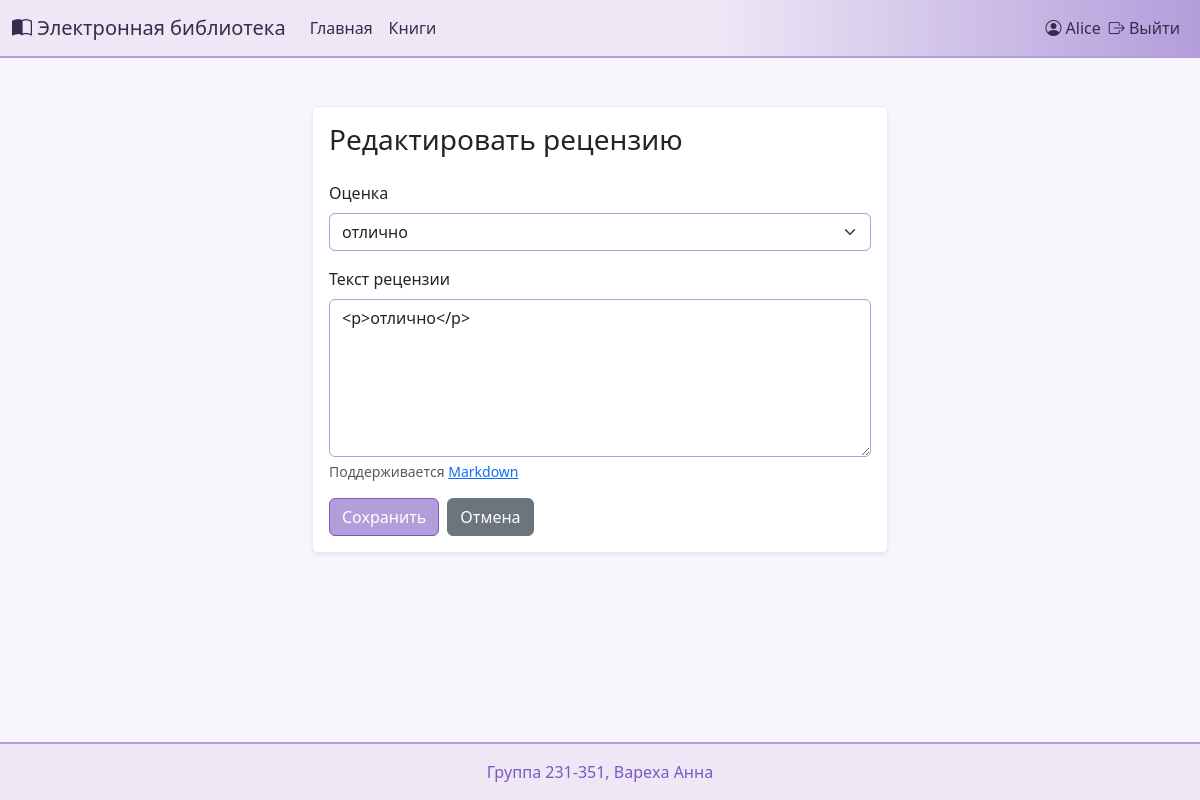
/review/2/edit (signed in), run on the app's committed database.
### app/models.py (models this page shows, shortened)
class User(db.Model, UserMixin):
    __tablename__ = 'user'
    id = db.Column(db.Integer, primary_key=True)
    username = db.Column(db.String(64), nullable=False, unique=True)
    password_hash = db.Column(db.String(128), nullable=False)
    last_name = db.Column(db.String(64), nullable=False)
    first_name = db.Column(db.String(64), nullable=False)
    middle_name = db.Column(db.String(64))
    role_id = db.Column(db.Integer, db.ForeignKey('role.id'), nullable=False)
    reviews = db.relationship('Review', backref='user', lazy=True, cascade="all, delete-orphan")
    def is_admin(self):
        return self.role and self.role.name == 'Администратор'
    def is_moderator(self):
        return self.role and self.role.name == 'Модератор'

class Review(db.Model):
    __tablename__ = 'review'
    id = db.Column(db.Integer, primary_key=True)
    book_id = db.Column(db.Integer, db.ForeignKey('book.id', ondelete='CASCADE'), nullable=False)
    user_id = db.Column(db.Integer, db.ForeignKey('user.id', ondelete='CASCADE'), nullable=False)
    rating = db.Column(db.Integer, nullable=False)
    text = db.Column(db.Text, nullable=False)
    created_at = db.Column(db.DateTime, default=datetime.utcnow, nullable=False)

### app/routes/reviews.py (the view)
@reviews.route('/review/<int:review_id>/edit', methods=['GET', 'POST'])
@login_required
def edit_review(review_id):
    review = Review.query.get_or_404(review_id)
    if not (
        current_user.is_authenticated and (
            current_user.id == review.user_id
            or current_user.is_admin()
            or current_user.is_moderator()
        )
    ):
        abort(403)
    form = ReviewForm(obj=review)
    if form.validate_on_submit():
        review.rating = form.rating.data
        review.text = form.text.data
        db.session.commit()
        flash('Рецензия обновлена', 'success')
        return redirect(url_for('books.view_book', book_id=review.book_id))
    return render_template('edit_review.html', form=form, review=review)

### app/routes/forms.py
class ReviewForm(FlaskForm):
    rating = SelectField(
        'Оценка',
        choices=[
            (5, 'отлично'),
            (4, 'хорошо'),
            (3, 'удовлетворительно'),
            (2, 'неудовлетворительно'),
            (1, 'плохо'),
            (0, 'ужасно')
        ],
        coerce=int,
        default=5,
        validators=[DataRequired()]
    )
    text = TextAreaField('Текст рецензии', validators=[DataRequired()])
    submit = SubmitField('Сохранить')

### app/__init__.py (called while the page is built)
def create_app():
    app = Flask(__name__)
    app.config.from_object('config.Config')
    db.init_app(app)
    login_manager.init_app(app)
    migrate.init_app(app, db)
    csrf.init_app(app)
    app.jinja_env.filters['markdown'] = markdown_filter
    from app.routes.app import main_bp
    from app.routes.books import books_bp
    from app.routes.auth import auth_bp
    from app.routes.reviews import reviews
    from app.routes.collections import collections_bp
    from app.routes.admin import admin_bp
    app.register_blueprint(main_bp)
    app.register_blueprint(books_bp)
    app.register_blueprint(auth_bp)
    app.register_blueprint(reviews)
    app.register_blueprint(collections_bp)
    app.register_blueprint(admin_bp)
    from app.models import User
    @login_manager.user_loader
    def load_user(user_id):
        return User.query.get(int(user_id))
    return app

### app/templates/edit_review.html (shortened to what this page needs)
{% extends "base.html" %}
{% block content %}
<div class="container my-4" style="max-width: 600px;">
    <div class="card shadow-sm">
        <div class="card-body">
            <h3 class="card-title mb-4">Редактировать рецензию</h3>
            <form method="post">
                <div class="mb-3">
                    {{ form.rating.label(class="form-label") }}
                    {{ form.rating(class="form-select") }}
                </div>
                <div class="mb-3">
                    {{ form.text.label(class="form-label") }}
                    {{ form.text(class="form-control", rows=6) }}
                    <div class="form-text">
                        Поддерживается <a href="https://ru.wikipedia.org/wiki/Markdown" target="_blank">Markdown</a>
                    </div>
                </div>
                <div class="d-flex gap-2">
                    <button type="submit" class="btn btn-success">{{ form.submit.label.text }}</button>
                    <a href="{{ url_for('books.view_book', book_id=review.book_id) }}" class="btn btn-secondary">Отмена</a>
                </div>
            </form>
        </div>
    </div>
</div>
{% endblock %}

### app/templates/base.html (shortened to what this page needs)
<!doctype html>
<html lang="ru">
<head>
    <link href="https://cdn.jsdelivr.net/npm/bootstrap@5.3.0/dist/css/bootstrap.min.css" rel="stylesheet">
    <link href="https://cdn.jsdelivr.net/npm/bootstrap-icons@1.10.5/font/bootstrap-icons.css" rel="stylesheet">
</head>
<body>
<div class="content-wrapper">
    <nav class="navbar navbar-expand-lg">
        <div class="container-fluid">
            <a class="navbar-brand" href="{{ url_for('main.index') }}">
                <i class="bi bi-book-half"></i> Электронная библиотека
            </a>
            <div class="collapse navbar-collapse" id="navbarNav">
                <ul class="navbar-nav me-auto mb-2 mb-lg-0">
                    <li class="nav-item">
                        <a class="nav-link" href="{{ url_for('main.index') }}">Главная</a>
                    </li>
                    <li class="nav-item">
                        <a class="nav-link" href="{{ url_for('main.index') }}">Книги</a>
                    </li>
                </ul>
                <ul class="navbar-nav ms-auto mb-2 mb-lg-0 align-items-center">
                    {% if current_user.is_authenticated %}
                        <li class="nav-item">
                            <span class="navbar-text">
                                <i class="bi bi-person-circle"></i>
                                {{ current_user.username }}
                            </span>
                        </li>
                        <li class="nav-item">
                            <a class="nav-link" href="{{ url_for('auth.logout') }}"><i class="bi bi-box-arrow-right"></i> Выйти</a>
                        </li>
                    {% endif %}
                </ul>
            </div>
        </div>
    </nav>
    <div class="container mt-4 flex-grow-1">
        {% block content %}{% endblock %}
    </div>
</div>
<footer class="text-center">
    Группа 231-351, Вареха Анна
</footer>
</body>
</html>

### app/templates/base.html (style rules this page uses)
html, body { height: 100%; margin: 0; padding: 0; }
body { background: #f8f6fc; color: #3c2a4d; min-height: 100vh; display: flex; flex-direction: column; }
.content-wrapper { flex: 1 0 auto; display: flex; flex-direction: column; }
.navbar { background: linear-gradient(90deg, #ede7f6 60%, #b39ddb 100%); border-bottom: 2px solid #b39ddb; }
.navbar-brand, .navbar-nav .nav-link, .navbar-text { color: #3c2a4d !important; font-weight: 500; }
.btn-primary, .btn-success, .btn-warning, .btn-danger { background-color: #b39ddb; border-color: #7e57c2; }
.form-select, .form-control { border-color: #b39ddb; }
.card { border: 1px solid #ede7f6; box-shadow: 0 2px 8px rgba(179, 157, 219, 0.10); }
footer { background: #ede7f6; color: #7e57c2; border-top: 2px solid #b39ddb; padding: 1rem 0; flex-shrink: 0; margin-top: 0; }

### data on the page
User: username "Alice"
Review: rating "отлично", text "<p>отлично</p>"
